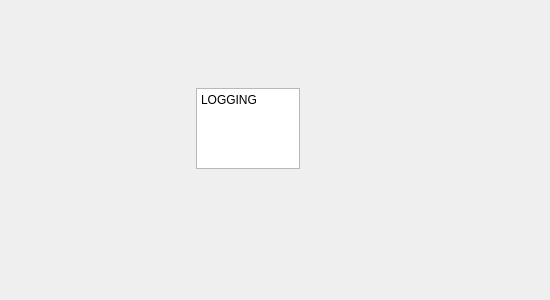
<?xml version="1.0" encoding="UTF-8"?>
<ui version="4.0">
 <class>automation</class>
 <widget class="QWidget" name="automation">
  <property name="geometry">
   <rect>
    <x>0</x>
    <y>0</y>
    <width>550</width>
    <height>300</height>
   </rect>
  </property>
  <property name="windowTitle">
   <string>Form</string>
  </property>
  <widget class="QTextEdit" name="textEdit">
   <property name="geometry">
    <rect>
     <x>196</x>
     <y>88</y>
     <width>104</width>
     <height>81</height>
    </rect>
   </property>
   <property name="html">
    <string>&lt;!DOCTYPE HTML PUBLIC &quot;-//W3C//DTD HTML 4.0//EN&quot; &quot;http://www.w3.org/TR/REC-html40/strict.dtd&quot;&gt;
&lt;html&gt;&lt;head&gt;&lt;meta name=&quot;qrichtext&quot; content=&quot;1&quot; /&gt;&lt;style type=&quot;text/css&quot;&gt;
p, li { white-space: pre-wrap; }
&lt;/style&gt;&lt;/head&gt;&lt;body style=&quot; font-family:'Noto Sans'; font-size:9pt; font-weight:400; font-style:normal;&quot;&gt;
&lt;p style=&quot; margin-top:0px; margin-bottom:0px; margin-left:0px; margin-right:0px; -qt-block-indent:0; text-indent:0px;&quot;&gt;LOGGING&lt;/p&gt;&lt;/body&gt;&lt;/html&gt;</string>
   </property>
  </widget>
 </widget>
 <resources/>
 <connections/>
</ui>
